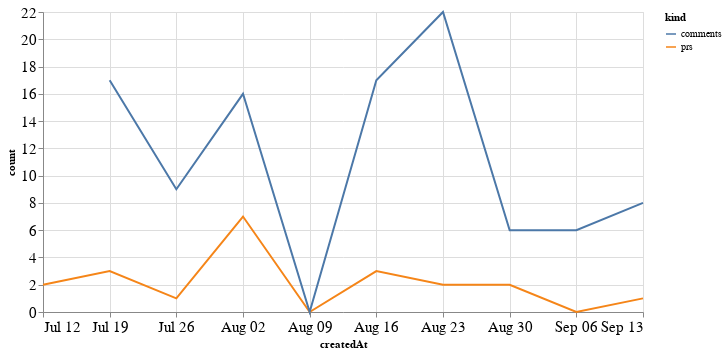

Notebook cell for this chart:
### Code cell
alt.Chart(total_time, width=600).mark_line().encode(
    x='createdAt',
    y='count',
    color='kind'
)

### Figure 1 — Vega-Lite specification as saved in the notebook (floating-point values rounded to 4 significant figures)
{"config": {"axisLeft": {"labelFontSize": 15}, "axisBottom": {"labelFontSize": 15}}, "data": {"name": "data-d308a0022f32e25db955b01fa5c6dd41"}, "mark": "line", "encoding": {"color": {"type": "nominal", "field": "kind"}, "x": {"type": "temporal", "field": "createdAt"}, "y": {"type": "quantitative", "field": "count"}}, "width": 600, "$schema": "https://vega.github.io/schema/vega-lite/v4.8.1.json", "datasets": {"data-d308a0022f32e25db955b01fa5c6dd41": [{"createdAt": "2020-07-12T00:00:00", "kind": "prs", "count": 2.0}, {"createdAt": "2020-07-19T00:00:00", "kind": "prs", "count": 3.0}, {"createdAt": "2020-07-26T00:00:00", "kind": "prs", "count": 1.0}, {"createdAt": "2020-08-02T00:00:00", "kind": "prs", "count": 7.0}, {"createdAt": "2020-08-09T00:00:00", "kind": "prs", "count": 0.0}, {"createdAt": "2020-08-16T00:00:00", "kind": "prs", "count": 3.0}, {"createdAt": "2020-08-23T00:00:00", "kind": "prs", "count": 2.0}, {"createdAt": "2020-08-30T00:00:00", "kind": "prs", "count": 2.0}, {"createdAt": "2020-09-06T00:00:00", "kind": "prs", "count": 0.0}, {"createdAt": "2020-09-13T00:00:00", "kind": "prs", "count": 1.0}, {"createdAt": "2020-07-12T00:00:00", "kind": "comments", "count": null}, {"createdAt": "2020-07-19T00:00:00", "kind": "comments", "count": 17.0}, {"createdAt": "2020-07-26T00:00:00", "kind": "comments", "count": 9.0}, {"createdAt": "2020-08-02T00:00:00", "kind": "comments", "count": 16.0}, {"createdAt": "2020-08-09T00:00:00", "kind": "comments", "count": 0.0}, {"createdAt": "2020-08-16T00:00:00", "kind": "comments", "count": 17.0}, {"createdAt": "2020-08-23T00:00:00", "kind": "comments", "count": 22.0}, {"createdAt": "2020-08-30T00:00:00", "kind": "comments", "count": 6.0}, {"createdAt": "2020-09-06T00:00:00", "kind": "comments", "count": 6.0}, {"createdAt": "2020-09-13T00:00:00", "kind": "comments", "count": 8.0}]}}
